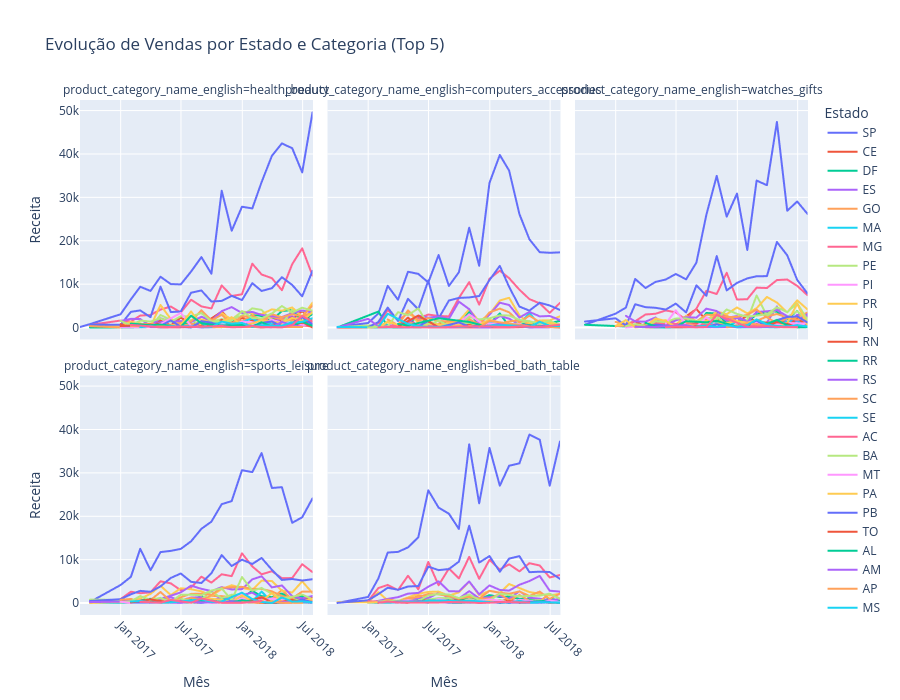

Notebook source saved alongside this figure:
### Markdown cell above
## 4.1 Um dashboard geral que mostre a evolução das vendas ao longo do tempo, com filtros por estado e categoria de produto

### Code cell
import pandas as pd
import plotly.express as px

# 1) Leio os dados necessários
orders = pd.read_csv(
    '../data/raw/olist_orders_dataset.csv',
    parse_dates=['order_purchase_timestamp','order_delivered_customer_date']
)
order_items   = pd.read_csv('../data/raw/olist_order_items_dataset.csv')
products      = pd.read_csv('../data/raw/olist_products_dataset.csv')
cat_translate = pd.read_csv('../data/raw/product_category_name_translation.csv')
customers     = pd.read_csv('../data/raw/olist_customers_dataset.csv')

# 2) Limpo e uno tabelas
orders_clean = (
    orders
    .dropna(subset=['order_delivered_customer_date'])
    .merge(customers[['customer_id','customer_state']], on='customer_id')
)
sales = (
    orders_clean
    .merge(order_items, on='order_id')
    .merge(products[['product_id','product_category_name']], on='product_id')
    .merge(cat_translate, on='product_category_name')
)

# 3) Agrego receita por mês, estado e categoria
sales['order_month'] = sales['order_purchase_timestamp'].dt.to_period('M').dt.to_timestamp()
agg = (
    sales
    .groupby(['order_month','customer_state','product_category_name_english'])
    .agg(revenue=('price','sum'))
    .reset_index()
)

# 4) Filtrar top 5 categorias para manter o dashboard legível
top5 = agg.groupby('product_category_name_english')['revenue'] \
          .sum() \
          .nlargest(5) \
          .index
df_dash = agg[agg['product_category_name_english'].isin(top5)]

# 5) Construir o dashboard com facetas por categoria e cor por estado
fig = px.line(
    df_dash,
    x='order_month',
    y='revenue',
    color='customer_state',
    facet_col='product_category_name_english',
    facet_col_wrap=3,
    title='Evolução de Vendas por Estado e Categoria (Top 5)',
    labels={'order_month':'Mês','revenue':'Receita','customer_state':'Estado'}
)
fig.update_xaxes(tickangle=45)
fig.update_layout(height=700, legend_title_text='Estado')
fig.show()
